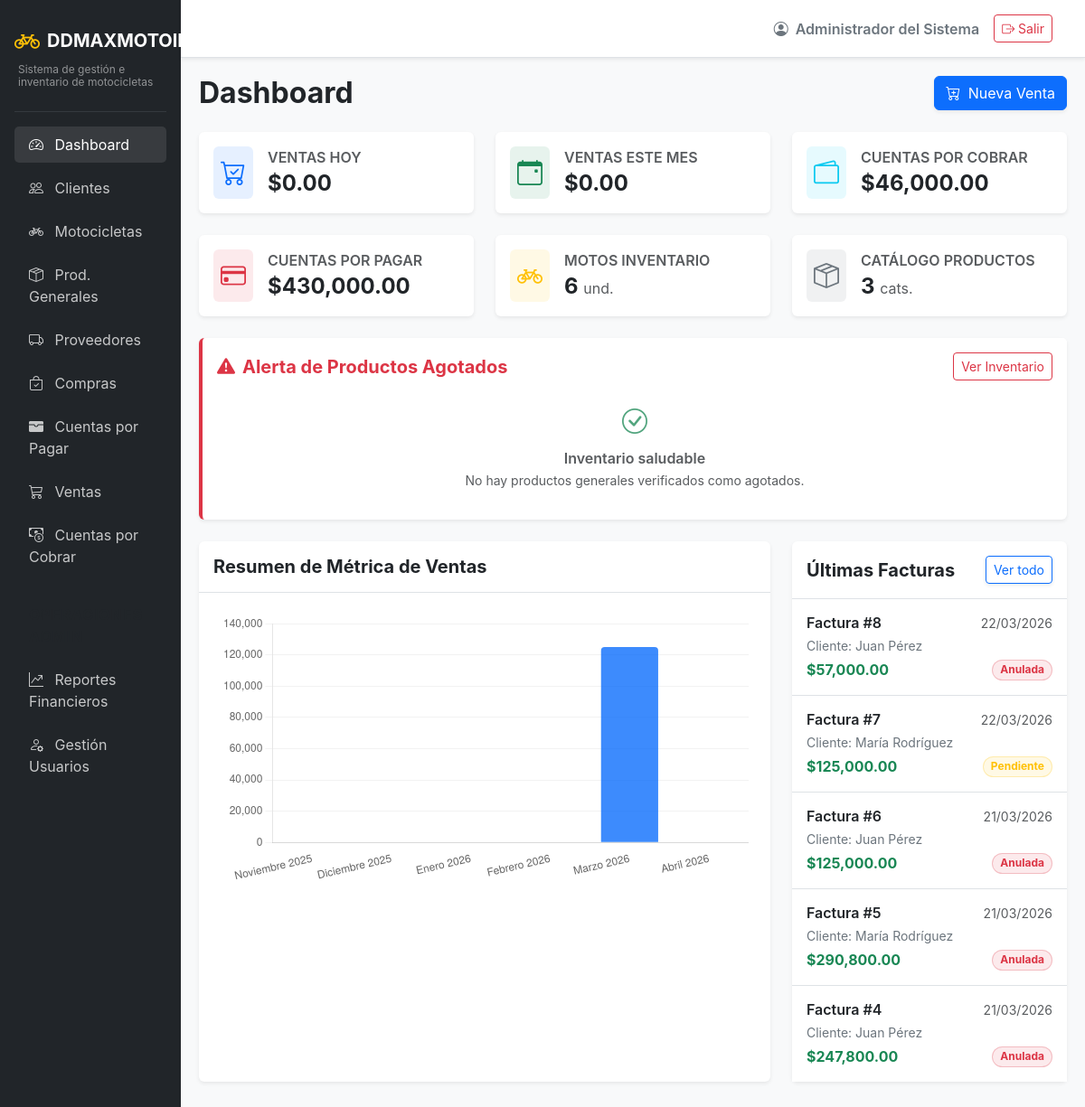
Page / (signed in) on the earlier database version.
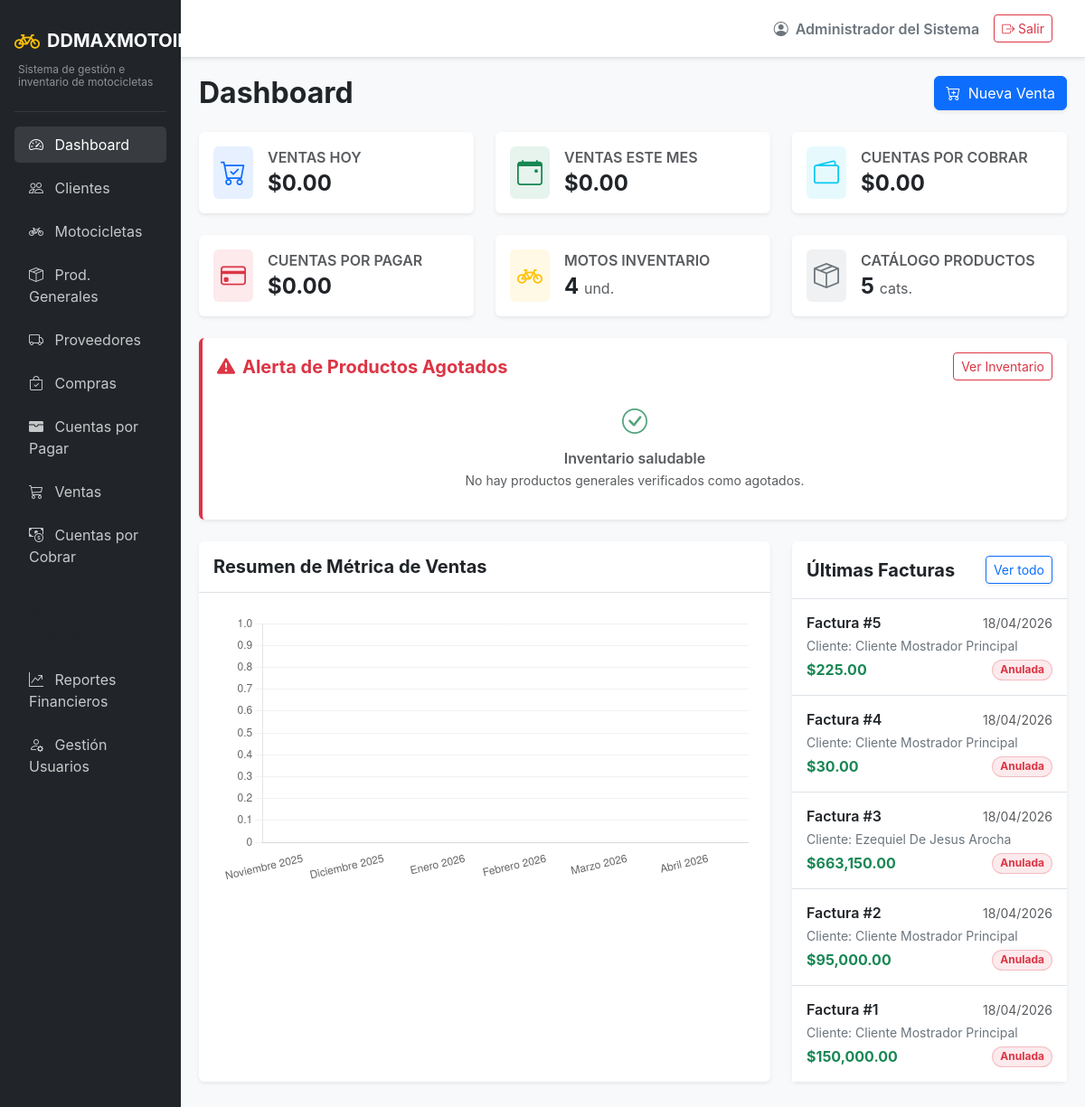
Same page on the later database version.
### app/models/transactions.py (models this page shows)
class Facturas(db.Model):
    __tablename__ = 'facturas'
    id = db.Column(db.Integer, primary_key=True)
    cliente_id = db.Column(db.Integer, db.ForeignKey('clientes.id'), nullable=False)
    usuario_id = db.Column(db.Integer, db.ForeignKey('usuarios.id'), nullable=False)
    fecha = db.Column(db.DateTime, default=datetime.utcnow)
    tipo = db.Column(db.String(20), nullable=False) # contado, credito
    subtotal = db.Column(db.Numeric(12, 2), nullable=False)
    descuento = db.Column(db.Numeric(12, 2), default=0)
    total = db.Column(db.Numeric(12, 2), nullable=False)
    pago_inicial = db.Column(db.Numeric(12, 2), default=0)
    metodo_pago = db.Column(db.String(50))
    estado = db.Column(db.String(20), default='pagada')
    created_at = db.Column(db.DateTime, default=datetime.utcnow)
    cliente = db.relationship('Clientes', backref='facturas')
    usuario = db.relationship('Usuarios', backref='facturas_generadas')
    detalles = db.relationship('DetalleFactura', backref='factura', lazy=True)
    cuenta_por_cobrar = db.relationship('CuentasPorCobrar', backref='factura', uselist=False)

### app/models/entities.py (models this page shows)
class Clientes(db.Model):
    __tablename__ = 'clientes'
    id = db.Column(db.Integer, primary_key=True)
    tipo = db.Column(db.String(20), nullable=False) # fisico, juridico
    nombre = db.Column(db.String(150), nullable=False)
    documento = db.Column(db.String(50), unique=True, nullable=False)
    telefono = db.Column(db.String(20))
    direccion = db.Column(db.String(255))
    nombre_garante = db.Column(db.String(150))
    documento_garante = db.Column(db.String(50))
    telefono_garante = db.Column(db.String(20))
    direccion_garante = db.Column(db.String(255))
    created_at = db.Column(db.DateTime, default=datetime.utcnow)

### app/routes/main.py (the view)
@main_bp.route('/')
@login_required
def dashboard():
    hoy = date.today()
    from app.models.transactions import Devoluciones
    ventas_hoy_brutas = db.session.query(func.sum(Facturas.total)).filter(
        db.func.date(Facturas.fecha) == hoy,
        Facturas.estado != 'anulada'
    ).scalar() or 0.0
    devs_hoy = db.session.query(func.sum(Devoluciones.monto_devuelto)).join(Facturas).filter(
        db.func.date(Facturas.fecha) == hoy,
        Facturas.estado != 'anulada'
    ).scalar() or 0.0
    ventas_hoy = float(ventas_hoy_brutas) - float(devs_hoy)
    mes_inicio = datetime.combine(hoy.replace(day=1), datetime.min.time())
    if hoy.month == 12:
        mes_fin = datetime(hoy.year + 1, 1, 1) - timedelta(days=1)
    else:
        mes_fin = datetime(hoy.year, hoy.month + 1, 1) - timedelta(days=1)
    mes_fin = datetime.combine(mes_fin, datetime.max.time())
    ventas_mes_brutas = db.session.query(func.sum(Facturas.total)).filter(
        Facturas.fecha >= mes_inicio,
        Facturas.fecha <= mes_fin,
        Facturas.estado != 'anulada'
    ).scalar() or 0.0
    devs_mes = db.session.query(func.sum(Devoluciones.monto_devuelto)).join(Facturas).filter(
        Facturas.fecha >= mes_inicio,
        Facturas.fecha <= mes_fin,
        Facturas.estado != 'anulada'
    ).scalar() or 0.0
    ventas_mes = float(ventas_mes_brutas) - float(devs_mes)
    cuentas_cobrar_query = db.session.query(func.sum(CuentasPorCobrar.saldo)).join(Facturas).filter(
        CuentasPorCobrar.estado.in_(['pendiente', 'parcial', 'atrasado', 'al_dia']),
        Facturas.estado != 'anulada'
    ).scalar()
    cuentas_cobrar_total = cuentas_cobrar_query if cuentas_cobrar_query else 0.0
    cuentas_pagar_query = db.session.query(func.sum(CuentasPorPagar.saldo)).filter(
        CuentasPorPagar.estado != 'pagada'
    ).scalar()
    cuentas_pagar_total = cuentas_pagar_query if cuentas_pagar_query else 0.0
    items_inventario = Productos.query.filter_by(estado='disponible').count()
    motos_inventario = Motocicletas.query.filter_by(estado='en inventario').count()
    baja_existencia = Productos.query.filter(
        Productos.estado == 'agotado'
    ).limit(5).all()
    clientes_total = Clientes.query.count()
    chart_labels = []
    chart_data = []
    meses_nombres = ['Enero', 'Febrero', 'Marzo', 'Abril', 'Mayo', 'Junio', 'Julio', 'Agosto', 'Septiembre', 'Octubre', 'Noviembre', 'Diciembre']
    for i in range(5, -1, -1):
        target_month = hoy.month - i
        target_year = hoy.year
        if target_month <= 0:
            target_month += 12
            target_year -= 1
        chart_labels.append(f"{meses_nombres[target_month - 1]} {target_year}")
        inicio_obj = datetime(target_year, target_month, 1)
        if target_month == 12:
            fin_obj = datetime(target_year + 1, 1, 1) - timedelta(days=1)
        else:
            fin_obj = datetime(target_year, target_month + 1, 1) - timedelta(days=1)
        fin_obj = datetime.combine(fin_obj, datetime.max.time())
        ventas_mes_obj_bruto = db.session.query(func.sum(Facturas.total)).filter(
            Facturas.fecha >= inicio_obj,
            Facturas.fecha <= fin_obj,
            Facturas.estado != 'anulada'
        ).scalar() or 0.0
        devs_mes_obj = db.session.query(func.sum(Devoluciones.monto_devuelto)).join(Facturas).filter(
            Facturas.fecha >= inicio_obj,
            Facturas.fecha <= fin_obj,
            Facturas.estado != 'anulada'
        ).scalar() or 0.0
        ventas_mes_obj = float(ventas_mes_obj_bruto) - float(devs_mes_obj)
        chart_data.append(float(ventas_mes_obj))
    actividades = Facturas.query.options(joinedload(Facturas.cliente)).order_by(Facturas.fecha.desc()).limit(5).all()
    stats = {
        'ventas_hoy': ventas_hoy,
        'ventas_mes': ventas_mes,
        'items_inventario': items_inventario,
        'motos_inventario': motos_inventario,
        'clientes_total': clientes_total,
        'cuentas_cobrar_total': cuentas_cobrar_total,
        'cuentas_pagar_total': cuentas_pagar_total,
        'baja_existencia': baja_existencia
    }
    return render_template('dashboard.html', stats=stats, actividades=actividades, chart_labels=chart_labels, chart_data=chart_data)

### app/models/auth.py (called while the page is built)
@login_manager.user_loader
def load_user(user_id):
    return db.session.get(Usuarios, int(user_id))

### app/templates/dashboard.html (shortened to what the changed rows need)
{% extends "base.html" %}
{% block content %}
<div class="d-flex flex-column flex-md-row justify-content-between align-items-md-center mb-4 gap-3">
    <h2 class="fw-bold mb-0">Dashboard</h2>
</div>
<div class="row g-4 mb-4">
    <div class="col-12 col-sm-6 col-lg-4">
        <div class="card border-0 shadow-sm h-100 bg-white">
            <div class="card-body p-3">
                <div class="d-flex align-items-center">
                    <div>
                        <h6 class="card-title text-muted mb-1 text-uppercase text-xs fw-semibold">Cuentas por Cobrar</h6>
                        <h4 class="mb-0 fw-bold text-dark">${{ "{:,.2f}".format(stats.cuentas_cobrar_total) }}</h4>
                    </div>
                </div>
            </div>
        </div>
    </div>
    <div class="col-12 col-sm-6 col-lg-4">
        <div class="card border-0 shadow-sm h-100 bg-white">
            <div class="card-body p-3">
                <div class="d-flex align-items-center">
                    <div>
                        <h6 class="card-title text-muted mb-1 text-uppercase text-xs fw-semibold">Cuentas por Pagar</h6>
                        <h4 class="mb-0 fw-bold text-dark">${{ "{:,.2f}".format(stats.cuentas_pagar_total) }}</h4>
                    </div>
                </div>
            </div>
        </div>
    </div>
    <div class="col-12 col-sm-6 col-lg-4">
        <div class="card border-0 shadow-sm h-100 bg-white">
            <div class="card-body p-3">
                <div class="d-flex align-items-center">
                    <div>
                        <h6 class="card-title text-muted mb-1 text-uppercase text-xs fw-semibold">Motos Inventario</h6>
                        <h4 class="mb-0 fw-bold text-dark">{{ stats.motos_inventario }} <span class="fs-6 text-muted fw-normal">und.</span></h4>
                    </div>
                </div>
            </div>
        </div>
    </div>
    <div class="col-12 col-sm-6 col-lg-4">
        <div class="card border-0 shadow-sm h-100 bg-white">
            <div class="card-body p-3">
                <div class="d-flex align-items-center">
                    <div>
                        <h6 class="card-title text-muted mb-1 text-uppercase text-xs fw-semibold">Catálogo Productos</h6>
                        <h4 class="mb-0 fw-bold text-dark">{{ stats.items_inventario }} <span class="fs-6 text-muted fw-normal">cats.</span></h4>
                    </div>
                </div>
            </div>
        </div>
    </div>
</div>
<div class="row">
    <div class="col-lg-8 mb-4">
        <div class="card border-0 shadow-sm h-100 bg-white">
            <div class="card-body p-4">
                <canvas id="salesChart" style="max-height: 300px;"></canvas>
            </div>
        </div>
    </div>
    <div class="col-lg-4 mb-4">
        <div class="card border-0 shadow-sm h-100 bg-white">
            <div class="card-body p-0">
                <div class="list-group list-group-flush">
                    {% for act in actividades %}
                    <a href="{{ url_for('sales.detail_sale', id=act.id) }}" class="list-group-item list-group-item-action p-3">
                        <div class="d-flex w-100 justify-content-between align-items-center mb-1">
                            <h6 class="mb-0 text-dark fw-semibold">Factura #{{ act.id }}</h6>
                            <small class="text-muted">{{ act.fecha.strftime('%d/%m/%Y') }}</small>
                        </div>
                        <p class="mb-1 text-secondary small">Cliente: {{ act.cliente.nombre }}</p>
                        <div class="d-flex justify-content-between align-items-center">
                            <span class="fw-bold text-success">${{ "{:,.2f}".format(act.total) }}</span>
                            {% if act.estado == 'pagada' %}
                                <span class="badge bg-success bg-opacity-10 text-success border border-success border-opacity-25 rounded-pill px-2">Pagada</span>
                            {% elif act.estado == 'anulada' %}
                                <span class="badge bg-danger bg-opacity-10 text-danger border border-danger border-opacity-25 rounded-pill px-2">Anulada</span>
                            {% elif act.estado == 'dev. parcial' %}
                                <span class="badge bg-info bg-opacity-10 text-dark border border-info border-opacity-25 rounded-pill px-2">Parcial</span>
                            {% else %}
                                <span class="badge bg-warning bg-opacity-10 text-warning border border-warning border-opacity-25 rounded-pill px-2">Pendiente</span>
                            {% endif %}
                        </div>
                    </a>
                    {% else %}
                    <div class="p-4 text-center text-muted">
                        No hay ventas registradas.
                    </div>
                    {% endfor %}
                </div>
            </div>
        </div>
    </div>
</div>
<script>
    document.addEventListener("DOMContentLoaded", function () {
        const ctx = document.getElementById('salesChart').getContext('2d');
        const salesChart = new Chart(ctx, {
            type: 'bar',
            data: {
                labels: {{ chart_labels | tojson }},
                datasets: [{
                    label: 'Ingresos por Mes ($)',
                    data: {{ chart_data | tojson }},
                    backgroundColor: 'rgba(13, 110, 253, 0.8)', // Color primario
                    borderRadius: 4,
                }]
            },
            options: {
                responsive: true,
                maintainAspectRatio: false,
                plugins: {
                    legend: {
                        display: false
                    }
                },
                scales: {
                    y: {
                        beginAtZero: true,
                        grid: {
                            color: 'rgba(0, 0, 0, 0.05)'
                        }
                    },
                    x: {
                        grid: {
                            display: false
                        }
                    }
                }
            }
        });
    });
</script>
{% endblock %}

Differences in the rows shown:
removed Facturas: id "8", fecha "22/03/2026", cliente.nombre "Juan Pérez", total "57,000.00", estado "Anulada"
removed Facturas: id "7", fecha "22/03/2026", cliente.nombre "María Rodríguez", total "125,000.00", estado "Pendiente"
removed Facturas: id "6", fecha "21/03/2026", cliente.nombre "Juan Pérez", total "125,000.00", estado "Anulada"
changed Facturas id 5: fecha "21/03/2026" → "18/04/2026"; cliente.nombre "María Rodríguez" → "Cliente Mostrador Principal"; total "290,800.00" → "225.00"
changed Facturas id 4: fecha "21/03/2026" → "18/04/2026"; cliente.nombre "Juan Pérez" → "Cliente Mostrador Principal"; total "247,800.00" → "30.00"
now on this page (row edited): Facturas: id "3", fecha "18/04/2026", cliente.nombre "Ezequiel De Jesus Arocha", total "663,150.00", estado "Anulada"
now on this page (row edited): Facturas: id "2", fecha "18/04/2026", cliente.nombre "Cliente Mostrador Principal", total "95,000.00", estado "Anulada"
now on this page (row edited): Facturas: id "1", fecha "18/04/2026", cliente.nombre "Cliente Mostrador Principal", total "150,000.00", estado "Anulada"
Other differences:
{{ "{:,.2f}".format(stats.cuentas_cobrar_total) }}: "46,000.00" → "0.00"
{{ "{:,.2f}".format(stats.cuentas_pagar_total) }}: "430,000.00" → "0.00"
{{ stats.motos_inventario }}: "6" → "4"
{{ stats.items_inventario }}: "3" → "5"
chart data {{ chart_data | tojson }}: [0.0, 0.0, 0.0, 0.0, 125000.0, 0.0] → [0.0, 0.0, 0.0, 0.0, 0.0, 0.0]
